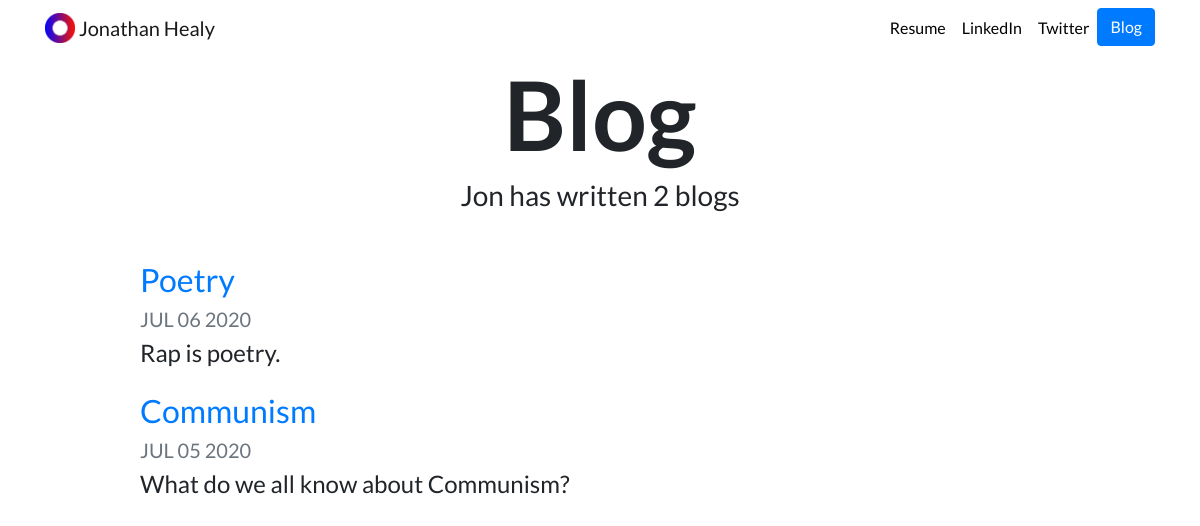
Screenshot of /blog/ with the database file from the repository.
### blog/models.py (models this page shows, shortened)
class Blog(models.Model):
    title = models.CharField(max_length=200)
    description = models.TextField()
    date = models.DateField()

### blog/views.py (the view)
# urls.py: path('', views.all_blogs, name='all_blogs'),
def all_blogs(request):
    blogs = Blog.objects.order_by('-date')
    return render(request, 'blog/all_blogs.html', {'blogs':blogs})

### blog/templates/blog/all_blogs.html
{% extends "portfolio/base.html" %}
{% load static %}
{% block content %}
<h1 id="blogtitle" class="font-weight-bold text-center">Blog</h1>
<h3 class="text-center mb-5">Jon has written {{ blogs.count }} blog{{ blogs.count|pluralize }}</h3>
{% for blog in blogs %}
<div class="row justify-content-center my-3">
  <div class="col-md-10">
    <a href="{% url 'blog:detail' blog.id %}">
      <h2>{{ blog.title }}</h2>
    </a>
    <h5 class="text-muted">{{ blog.date|date:'M d Y'|upper }}</h5>
    <h4>{{ blog.description|striptags|truncatechars:100 }}</h4>
  </div>
</div>
{% endfor %}
{% endblock %}

### portfolio/static/portfolio/custom.css (style rules this page uses)
body { font-family: 'Lato', sans-serif; }
#blogtitle { font-size: 6rem; }

### rows the page displays
Blog: title "Poetry", date "JUL 06 2020", description "Rap is poetry."
Blog: title "Communism", date "JUL 05 2020", description "What do we all know about Communism?"

### other values shown
{{ blogs.count }} "2"
